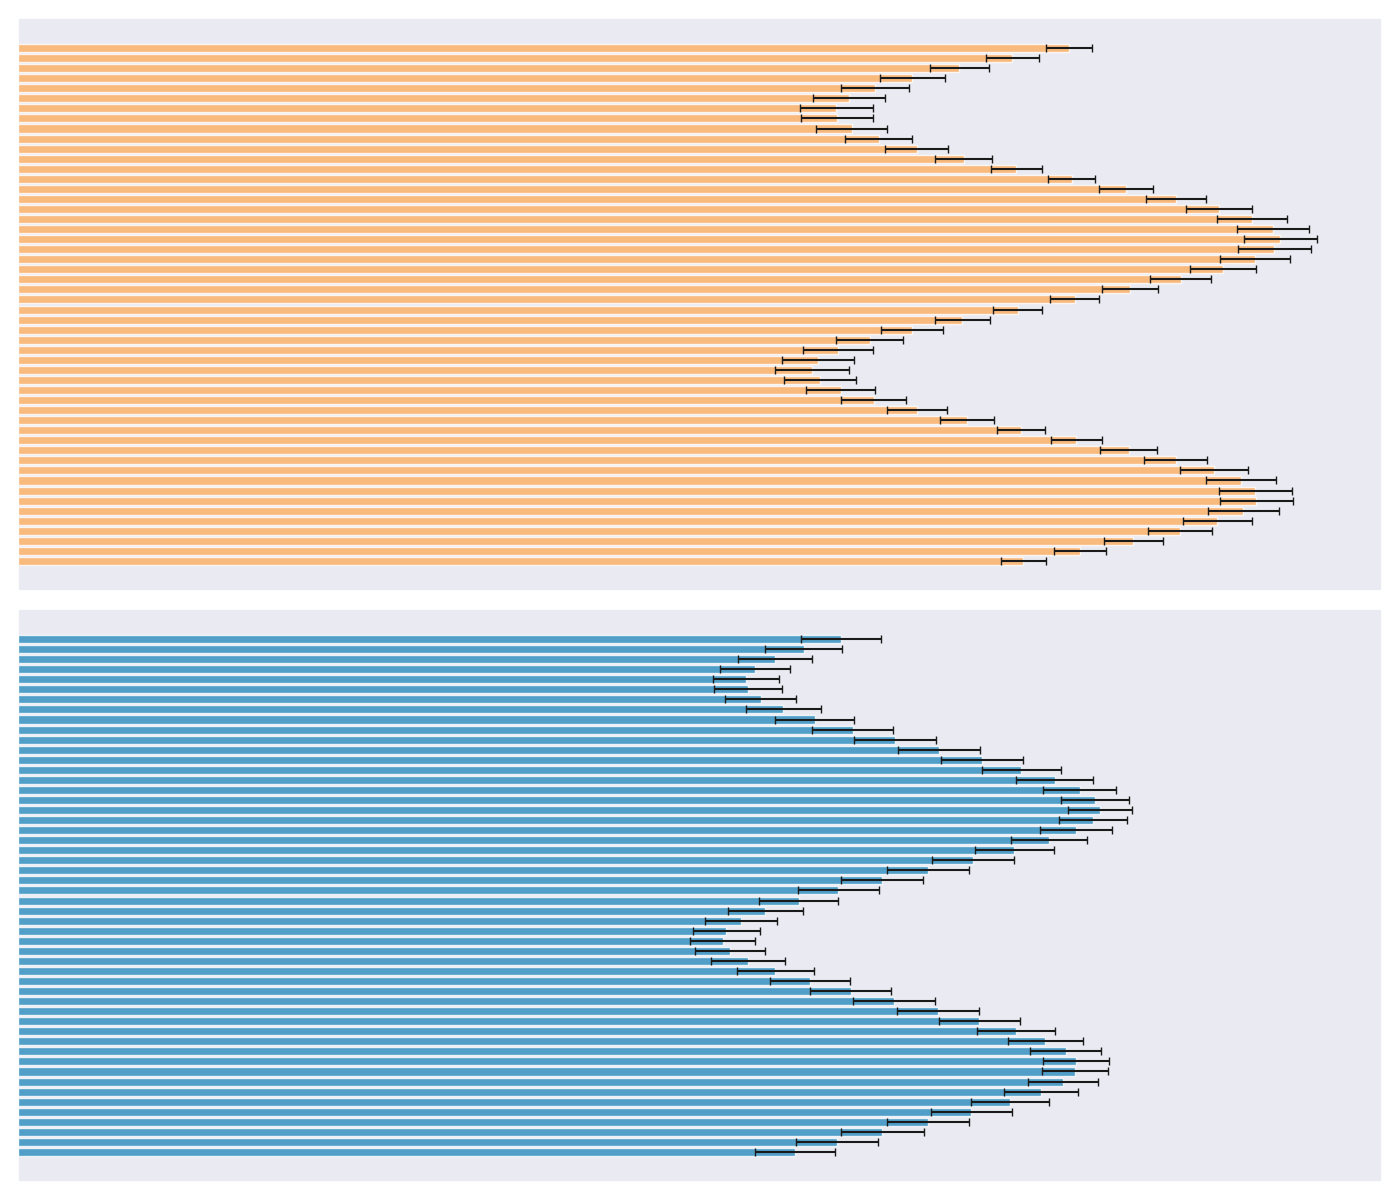

Recreate this plot in Python.
import matplotlib.pyplot as plt
import numpy as np

weeks = np.array(range(1, 53))

espresso_consumption = 220 + 50 * np.sin(np.linspace(0, 4 * np.pi, 52)) + np.linspace(0, 10, 52)
americano_consumption = 180 + 40 * np.sin(np.linspace(0, 4 * np.pi, 52) - np.pi / 6) + np.linspace(10, 20, 52)

espresso_errors = 5 + 3 * np.abs(np.sin(np.linspace(0, 4 * np.pi, 52)))
americano_errors = 7 + 2 * np.abs(np.sin(np.linspace(0, 4 * np.pi, 52) + np.pi / 3))

fig, ax = plt.subplots(2, 1, figsize=(14, 12), sharex=True)

colors = ['#fdae61', '#2b8cbe']

ax[0].barh(weeks, espresso_consumption, xerr=espresso_errors, color=colors[0], capsize=3, alpha=0.8)
ax[1].barh(weeks, americano_consumption, xerr=americano_errors, color=colors[1], capsize=3, alpha=0.8)

for a in ax:
    a.set_xticks([])
    a.set_yticks([])

plt.tight_layout()
plt.show()
